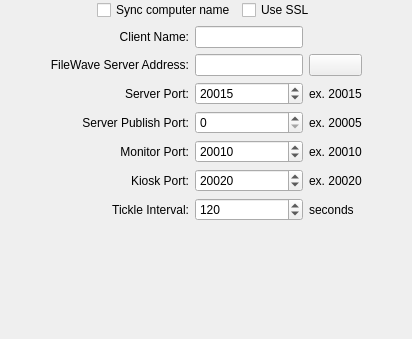
<?xml version="1.0" encoding="UTF-8"?>
<ui version="4.0">
 <class>CCommunications</class>
 <widget class="QWidget" name="CCommunications">
  <property name="geometry">
   <rect>
    <x>0</x>
    <y>0</y>
    <width>412</width>
    <height>339</height>
   </rect>
  </property>
  <property name="windowTitle">
   <string>Communications</string>
  </property>
  <layout class="QGridLayout" name="gridLayout_2">
   <property name="leftMargin">
    <number>0</number>
   </property>
   <property name="topMargin">
    <number>0</number>
   </property>
   <property name="rightMargin">
    <number>0</number>
   </property>
   <property name="bottomMargin">
    <number>0</number>
   </property>
   <item row="0" column="0">
    <spacer name="horizontalSpacer_3">
     <property name="orientation">
      <enum>Qt::Horizontal</enum>
     </property>
     <property name="sizeHint" stdset="0">
      <size>
       <width>32</width>
       <height>20</height>
      </size>
     </property>
    </spacer>
   </item>
   <item row="1" column="2">
    <spacer name="horizontalSpacer_4">
     <property name="orientation">
      <enum>Qt::Horizontal</enum>
     </property>
     <property name="sizeHint" stdset="0">
      <size>
       <width>31</width>
       <height>20</height>
      </size>
     </property>
    </spacer>
   </item>
   <item row="2" column="1">
    <spacer name="verticalSpacer">
     <property name="orientation">
      <enum>Qt::Vertical</enum>
     </property>
     <property name="sizeHint" stdset="0">
      <size>
       <width>20</width>
       <height>1</height>
      </size>
     </property>
    </spacer>
   </item>
   <item row="0" column="1" rowspan="2">
    <layout class="QGridLayout" name="gridLayout">
     <item row="1" column="1">
      <widget class="QLineEdit" name="commClientNameED"/>
     </item>
     <item row="4" column="1">
      <widget class="QSpinBox" name="commServerPortSB">
       <property name="minimum">
        <number>1025</number>
       </property>
       <property name="maximum">
        <number>65535</number>
       </property>
       <property name="value">
        <number>20015</number>
       </property>
      </widget>
     </item>
     <item row="5" column="0">
      <widget class="QLabel" name="commSrvPubPortLA">
       <property name="contextMenuPolicy">
        <enum>Qt::DefaultContextMenu</enum>
       </property>
       <property name="text">
        <string>Server Publish Port:</string>
       </property>
       <property name="alignment">
        <set>Qt::AlignRight|Qt::AlignTrailing|Qt::AlignVCenter</set>
       </property>
      </widget>
     </item>
     <item row="2" column="2">
      <widget class="BonjourServiceView" name="bonjourView"/>
     </item>
     <item row="8" column="2">
      <widget class="QLabel" name="commSec1LA">
       <property name="text">
        <string>seconds</string>
       </property>
      </widget>
     </item>
     <item row="5" column="1">
      <widget class="QSpinBox" name="commSrvPubPortSB">
       <property name="maximum">
        <number>65535</number>
       </property>
      </widget>
     </item>
     <item row="6" column="1">
      <widget class="QSpinBox" name="commMonitorPortSB">
       <property name="minimum">
        <number>1025</number>
       </property>
       <property name="maximum">
        <number>65535</number>
       </property>
       <property name="value">
        <number>20010</number>
       </property>
      </widget>
     </item>
     <item row="8" column="0">
      <widget class="QLabel" name="commTickleIntravalLA">
       <property name="text">
        <string>Tickle Interval:</string>
       </property>
       <property name="alignment">
        <set>Qt::AlignRight|Qt::AlignTrailing|Qt::AlignVCenter</set>
       </property>
      </widget>
     </item>
     <item row="6" column="0">
      <widget class="QLabel" name="commMonitorPortLA">
       <property name="text">
        <string>Monitor Port:</string>
       </property>
       <property name="alignment">
        <set>Qt::AlignRight|Qt::AlignTrailing|Qt::AlignVCenter</set>
       </property>
      </widget>
     </item>
     <item row="7" column="2">
      <widget class="QLabel" name="kioskExampleLabel">
       <property name="text">
        <string>ex. 20020</string>
       </property>
      </widget>
     </item>
     <item row="4" column="0">
      <widget class="QLabel" name="commServerPortLA">
       <property name="text">
        <string>Server Port:</string>
       </property>
       <property name="alignment">
        <set>Qt::AlignRight|Qt::AlignTrailing|Qt::AlignVCenter</set>
       </property>
      </widget>
     </item>
     <item row="7" column="1">
      <widget class="QSpinBox" name="kioskPortSpinBox">
       <property name="minimum">
        <number>1025</number>
       </property>
       <property name="maximum">
        <number>65535</number>
       </property>
       <property name="value">
        <number>20020</number>
       </property>
      </widget>
     </item>
     <item row="2" column="1">
      <widget class="QLineEdit" name="commServerAddED"/>
     </item>
     <item row="2" column="0">
      <widget class="QLabel" name="commServerAddLA">
       <property name="text">
        <string>FileWave Server Address:</string>
       </property>
       <property name="alignment">
        <set>Qt::AlignRight|Qt::AlignTrailing|Qt::AlignVCenter</set>
       </property>
      </widget>
     </item>
     <item row="6" column="2">
      <widget class="QLabel" name="monitorExampleLabel">
       <property name="text">
        <string>ex. 20010</string>
       </property>
      </widget>
     </item>
     <item row="8" column="1">
      <widget class="QSpinBox" name="commTickleIntervalSB">
       <property name="minimum">
        <number>1</number>
       </property>
       <property name="maximum">
        <number>28800</number>
       </property>
       <property name="value">
        <number>120</number>
       </property>
      </widget>
     </item>
     <item row="5" column="2">
      <widget class="QLabel" name="commSrvPubPorExample">
       <property name="text">
        <string>ex. 20005</string>
       </property>
      </widget>
     </item>
     <item row="0" column="0" colspan="3">
      <layout class="QHBoxLayout" name="horizontalLayout">
       <item>
        <spacer name="horizontalSpacer">
         <property name="orientation">
          <enum>Qt::Horizontal</enum>
         </property>
         <property name="sizeHint" stdset="0">
          <size>
           <width>40</width>
           <height>20</height>
          </size>
         </property>
        </spacer>
       </item>
       <item>
        <widget class="QCheckBox" name="useComputerNameCB">
         <property name="text">
          <string>Sync computer name</string>
         </property>
        </widget>
       </item>
       <item>
        <widget class="QCheckBox" name="useSSL">
         <property name="text">
          <string>Use SSL</string>
         </property>
        </widget>
       </item>
       <item>
        <spacer name="horizontalSpacer_2">
         <property name="orientation">
          <enum>Qt::Horizontal</enum>
         </property>
         <property name="sizeHint" stdset="0">
          <size>
           <width>40</width>
           <height>20</height>
          </size>
         </property>
        </spacer>
       </item>
      </layout>
     </item>
     <item row="7" column="0">
      <widget class="QLabel" name="kioskPortLabel">
       <property name="text">
        <string>Kiosk Port:</string>
       </property>
       <property name="alignment">
        <set>Qt::AlignRight|Qt::AlignTrailing|Qt::AlignVCenter</set>
       </property>
      </widget>
     </item>
     <item row="1" column="0">
      <widget class="QLabel" name="commClientNameLA">
       <property name="text">
        <string>Client Name:</string>
       </property>
       <property name="alignment">
        <set>Qt::AlignRight|Qt::AlignTrailing|Qt::AlignVCenter</set>
       </property>
      </widget>
     </item>
     <item row="4" column="2">
      <widget class="QLabel" name="commServerPortExample">
       <property name="text">
        <string>ex. 20015</string>
       </property>
      </widget>
     </item>
    </layout>
   </item>
  </layout>
 </widget>
 <customwidgets>
  <customwidget>
   <class>BonjourServiceView</class>
   <extends>QPushButton</extends>
   <header>FileWaveGuiLib/bonjour/bonjourserviceview.h</header>
  </customwidget>
 </customwidgets>
 <tabstops>
  <tabstop>useComputerNameCB</tabstop>
  <tabstop>useSSL</tabstop>
  <tabstop>commClientNameED</tabstop>
  <tabstop>commServerAddED</tabstop>
  <tabstop>bonjourView</tabstop>
  <tabstop>commServerPortSB</tabstop>
  <tabstop>commSrvPubPortSB</tabstop>
  <tabstop>commMonitorPortSB</tabstop>
  <tabstop>kioskPortSpinBox</tabstop>
  <tabstop>commTickleIntervalSB</tabstop>
 </tabstops>
 <resources/>
 <connections>
  <connection>
   <sender>useComputerNameCB</sender>
   <signal>toggled(bool)</signal>
   <receiver>commClientNameED</receiver>
   <slot>setDisabled(bool)</slot>
   <hints>
    <hint type="sourcelabel">
     <x>145</x>
     <y>30</y>
    </hint>
    <hint type="destinationlabel">
     <x>222</x>
     <y>64</y>
    </hint>
   </hints>
  </connection>
 </connections>
</ui>
